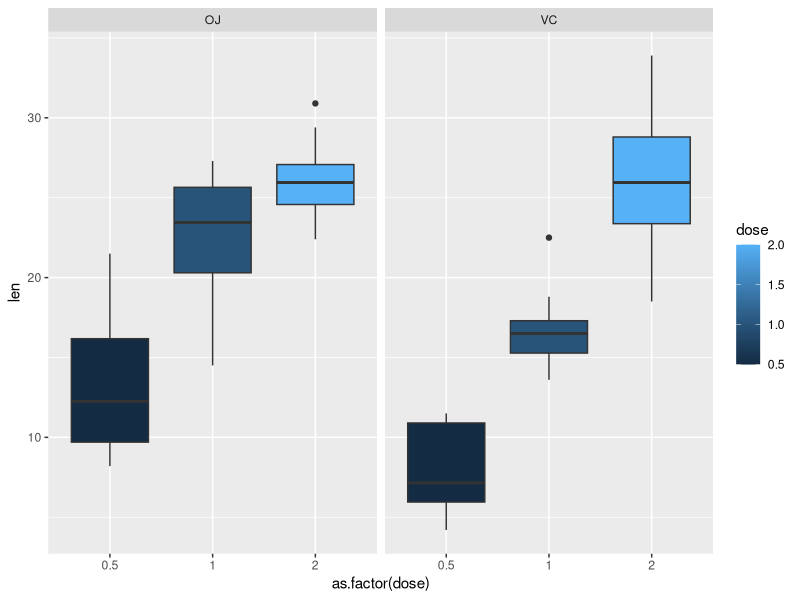
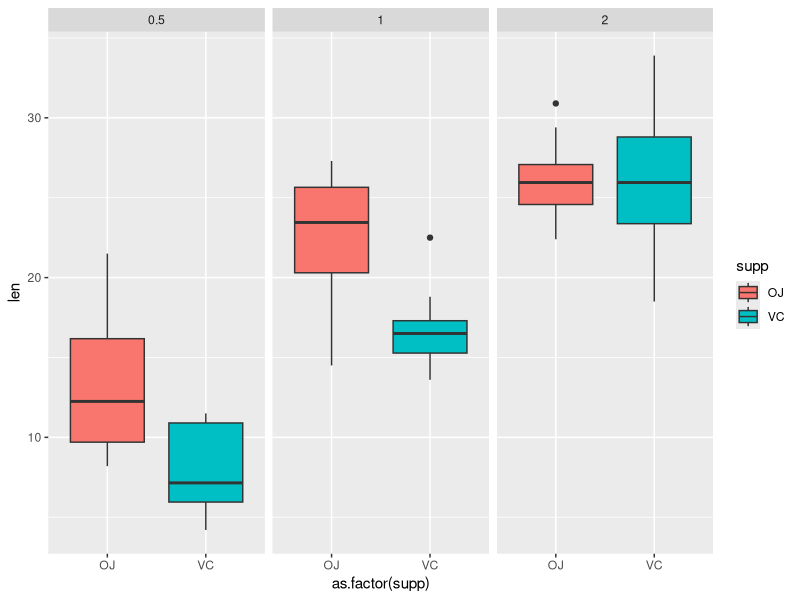

Source code (R) for these figures, in order:
## ---- chunk 1
library(ggplot2)
library(datasets)
data(ToothGrowth)
str(ToothGrowth)
summary(ToothGrowth)
## ---- chunk 2
ggplot(data = ToothGrowth , aes(x = as.factor(dose),y = len)) + geom_boxplot(aes(fill= dose)) + facet_grid(.~supp)
## ---- chunk 3
ggplot(data = ToothGrowth , aes(x = as.factor(supp),y = len)) + geom_boxplot(aes(fill= supp)) + facet_grid(.~dose)
## ---- chunk 4
t.test(len~supp,data = ToothGrowth)
## ---- chunk 5
subsett <- ToothGrowth[ToothGrowth$dose %in% c(1.0,2.0),]
t.test(len~as.factor(dose),data = subsett)
## ---- chunk 6
subsett <- ToothGrowth[ToothGrowth$dose %in% c(1.0,0.5),]
t.test(len~as.factor(dose),data = subsett)
## ---- chunk 7
subsett <- ToothGrowth[ToothGrowth$dose %in% c(2.0,0.5),]
t.test(len~as.factor(dose),data = subsett)
